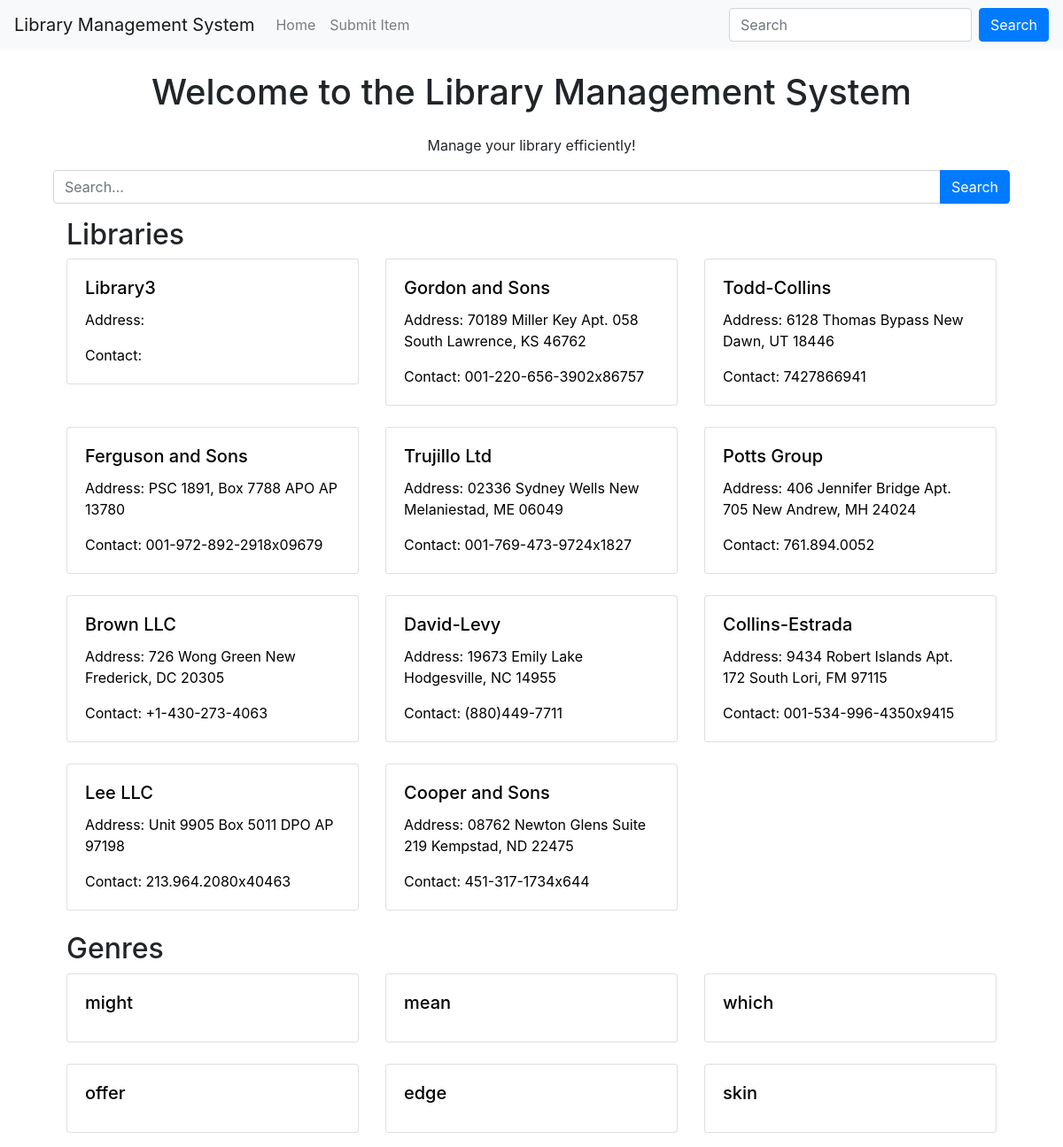
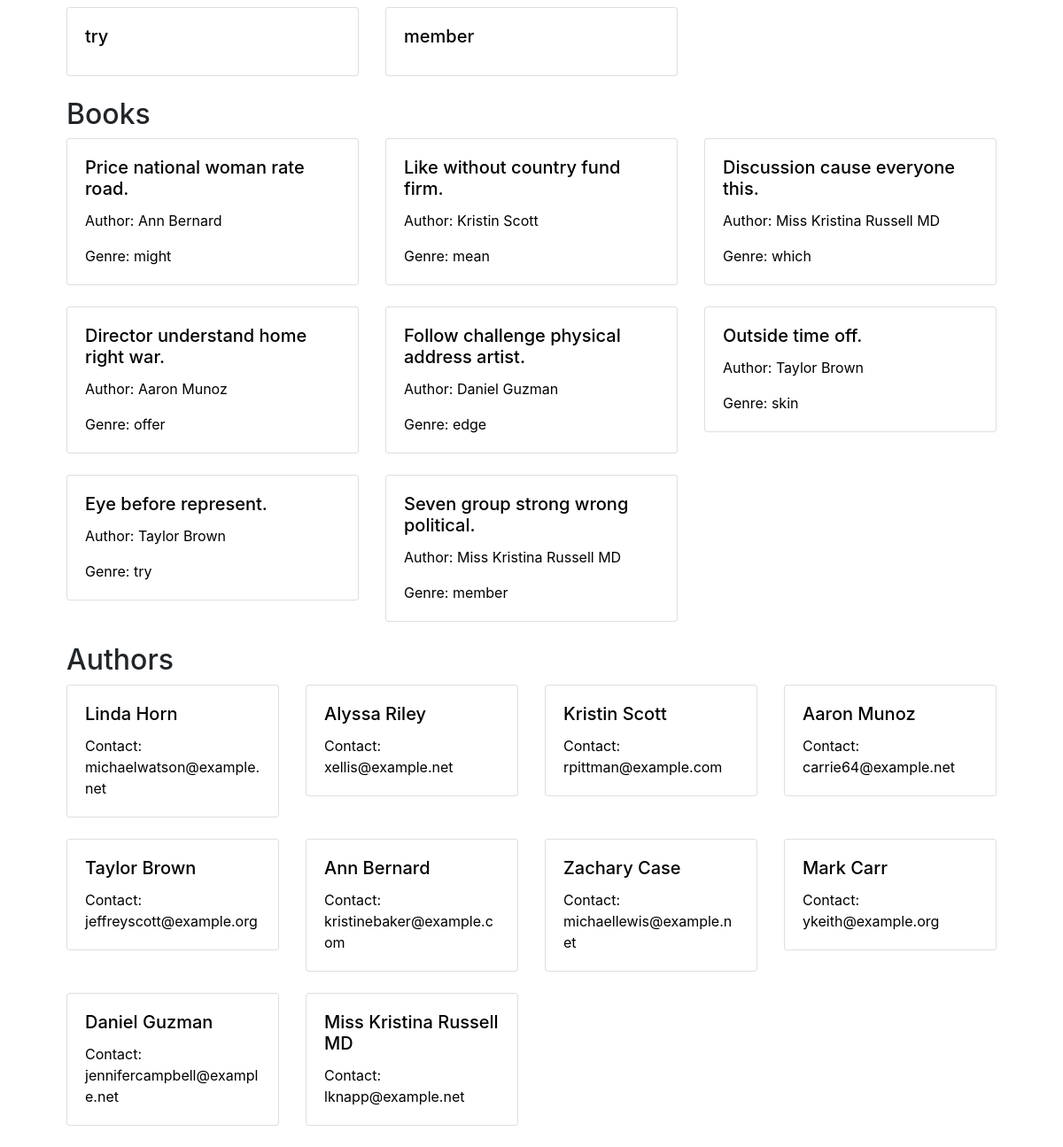
The page / on the database its author committed (2 pictures, top to bottom).
### library/models.py (models this page shows)
class Library(models.Model):
    name = models.CharField(max_length=100, default="")
    address = models.CharField(max_length=200, default="")
    contact = models.CharField(max_length=100, default="")
    description = models.TextField(default="")

class Book(models.Model):
    title = models.CharField(max_length=100, default="")
    author = models.ForeignKey(Author, on_delete=models.CASCADE)
    shelf = models.ForeignKey(Shelf, on_delete=models.CASCADE)
    description = models.TextField(default="")
    genre = models.CharField(max_length=50, default="")

class Author(models.Model):
    name = models.CharField(max_length=100, default="")
    bio = models.TextField(default="")
    contact = models.CharField(max_length=100, default="")

### library/views.py (the view)
# urls.py: path('', views.landing_page, name='landing_page'),
def landing_page(request):
    search_query = request.GET.get('search', '')
    libraries = Library.objects.filter(name__icontains=search_query)
    genres = Book.objects.filter(genre__icontains=search_query).values_list('genre', flat=True).distinct()
    authors = Author.objects.filter(name__icontains=search_query)
    books = Book.objects.filter(title__icontains=search_query)
    context = {
        'libraries': libraries,
        'genres': genres,
        'authors': authors,
        'books': books,
        'search_query': search_query,
    }
    return render(request, 'landing_page.html', context)

### library/templates/landing_page.html
{% extends 'base.html' %}
{% block content %}
<div class="container mt-4">
    <h1 class="text-center mb-4">Welcome to the Library Management System</h1>
    <p class="text-center">Manage your library efficiently!</p>
    <form method="GET" action="{% url 'landing_page' %}">
        <div class="input-group mb-3">
            <input type="text" name="search" class="form-control" placeholder="Search...">
            <div class="input-group-append">
                <button class="btn btn-primary" type="submit">Search</button>
            </div>
        </div>
    </form>
    <div class="column">
        <div class="col-md-12">
            <h2>Libraries</h2>
            <div class="row">
                {% for library in libraries %}
                <div class="col-md-4">
                    <a href="{% url 'library_detail' library.pk %}" style="text-decoration: none; color:black">
                    <div class="card mb-4">
                        <div class="card-body">
                            <h5 class="card-title">{{ library.name }}</h5>
                            <p class="card-text">Address: {{ library.address }}</p>
                            <p class="card-text">Contact: {{ library.contact }}</p>
                        </div>
                    </div>
                    </a>
                </div>
                {% empty %}
                <div class="col">
                    <p>No libraries found.</p>
                </div>
                {% endfor %}
            </div>
        </div>
        <div class="col-md-12">
            <h2>Genres</h2>
            <div class="row">
                {% for genre in genres %}
                <div class="col-md-4">
                    <a href="{% url 'genre_detail' genre %}" style="text-decoration: none; color:black">
                    <div class="card mb-4">
                        <div class="card-body">
                            <h5 class="card-title">{{ genre }}</h5>
                        </div>
                    </div>
                    </a>
                </div>
                {% empty %}
                <div class="col">
                    <p>No genres found.</p>
                </div>
                {% endfor %}
            </div>
        </div>
        <div class="col-md-12">
            <h2>Books</h2>
            <div class="row">
                {% for book in books %}
                <div class="col-md-4">
                    <a href="{% url 'book_detail' book.pk %}" style="text-decoration: none; color:black">
                        <div class="card mb-4">
                            <div class="card-body">
                                <h5 class="card-title">{{ book.title }}</h5>
                                <p class="card-text">Author: {{ book.author.name }}</p>
                                <p class="card-text">Genre: {{ book.genre }}</p>
                            </div>
                        </div>
                    </a>
                </div>
                {% empty %}
                <div class="col">
                    <p>No books found.</p>
                </div>
                {% endfor %}
            </div>
        </div>
        <div class="col-md-12">
            <h2>Authors</h2>
            <div class="row">
                {% for author in authors %}
                <div class="col-md-3">
                    <a href="{% url 'author_detail' author.pk %}" style="text-decoration: none; color:black">
                    <div class="card mb-4">
                        <div class="card-body">
                            <h5 class="card-title">{{ author.name }}</h5>
                            <p class="card-text">Contact: {{ author.contact }}</p>
                        </div>
                    </div>
                    </a>
                </div>
                {% empty %}
                <div class="col">
                    <p>No authors found.</p>
                </div>
                {% endfor %}
            </div>
        </div>
    </div>
</div>
{% endblock %}

### library/templates/base.html (shortened to what this page needs)
<!DOCTYPE html>
<html>
<head>
    <link rel="stylesheet" href="https://stackpath.bootstrapcdn.com/bootstrap/4.5.2/css/bootstrap.min.css">
</head>
<body>
    <nav class="navbar navbar-expand-lg navbar-light bg-light">
        <a class="navbar-brand" href="{% url 'landing_page' %}">Library Management System</a>
        <div class="collapse navbar-collapse" id="navbarNav">
            <ul class="navbar-nav mr-auto">
                <li class="nav-item">
                    <a class="nav-link" href="{% url 'landing_page' %}">Home</a>
                </li>
                <li class="nav-item">
                    <a class="nav-link" href="{% url 'submit_item' %}">Submit Item</a>
                </li>
            </ul>
            <form method="GET" action="{% url 'landing_page' %}" class="form-inline my-2 my-lg-0">
                <input class="form-control mr-sm-2" type="search" name="search" placeholder="Search" aria-label="Search">
                <button class="btn btn-primary my-2 my-sm-0" type="submit">Search</button>
            </form>
        </div>
    </nav>
    <div class="container mt-4">
        {% block content %}{% endblock %}
    </div>
</body>
</html>

### rows shown on the page
Library: name "Library3"
Library: name "Gordon and Sons", address "70189 Miller Key Apt. 058 South Lawrence, KS 46762", contact "001-220-656-3902x86757"
Library: name "Todd-Collins", address "6128 Thomas Bypass New Dawn, UT 18446", contact "7427866941"
Library: name "Ferguson and Sons", address "PSC 1891, Box 7788 APO AP 13780", contact "001-972-892-2918x09679"
Library: name "Trujillo Ltd", address "02336 Sydney Wells New Melaniestad, ME 06049", contact "001-769-473-9724x1827"
Library: name "Potts Group", address "406 Jennifer Bridge Apt. 705 New Andrew, MH 24024", contact "761.894.0052"
Library: name "Brown LLC", address "726 Wong Green New Frederick, DC 20305", contact "+1-430-273-4063"
Library: name "David-Levy", address "19673 Emily Lake Hodgesville, NC 14955", contact "(880)449-7711"
Library: name "Collins-Estrada", address "9434 Robert Islands Apt. 172 South Lori, FM 97115", contact "001-534-996-4350x9415"
Library: name "Lee LLC", address "Unit 9905 Box 5011 DPO AP 97198", contact "213.964.2080x40463"
Library: name "Cooper and Sons", address "08762 Newton Glens Suite 219 Kempstad, ND 22475", contact "451-317-1734x644"
Book: title "Price national woman rate road.", author.name "Ann Bernard", genre "might"
Book: title "Like without country fund firm.", author.name "Kristin Scott", genre "mean"
Book: title "Discussion cause everyone this.", author.name "Miss Kristina Russell MD", genre "which"
Book: title "Director understand home right war.", author.name "Aaron Munoz", genre "offer"
Book: title "Follow challenge physical address artist.", author.name "Daniel Guzman", genre "edge"
Book: title "Outside time off.", author.name "Taylor Brown", genre "skin"
Book: title "Eye before represent.", author.name "Taylor Brown", genre "try"
Book: title "Seven group strong wrong political.", author.name "Miss Kristina Russell MD", genre "member"
Author: name "Linda Horn", contact "michaelwatson@example.net"
Author: name "Alyssa Riley", contact "xellis@example.net"
Author: name "Kristin Scott", contact "rpittman@example.com"
Author: name "Aaron Munoz", contact "carrie64@example.net"
Author: name "Taylor Brown", contact "jeffreyscott@example.org"
Author: name "Ann Bernard", contact "kristinebaker@example.com"
Author: name "Zachary Case", contact "michaellewis@example.net"
Author: name "Mark Carr", contact "ykeith@example.org"
Author: name "Daniel Guzman", contact "jennifercampbell@example.net"
Author: name "Miss Kristina Russell MD", contact "lknapp@example.net"

### other values the page prints
{{ genre }} "might" "mean" "which" "offer" "edge" "skin" "try" "member"
